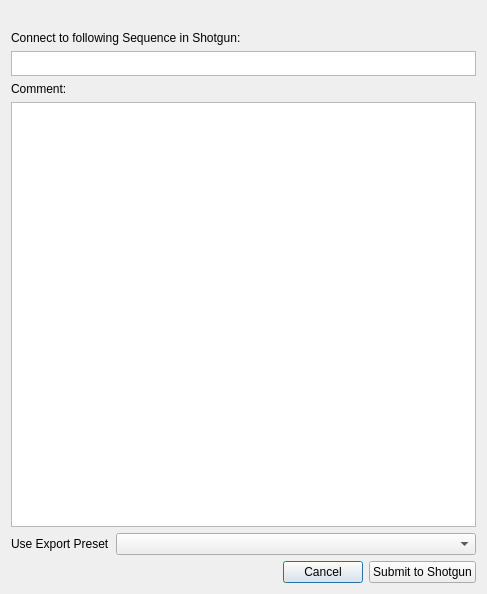
<?xml version="1.0" encoding="UTF-8"?>
<ui version="4.0">
 <class>SubmitDialog</class>
 <widget class="QDialog" name="SubmitDialog">
  <property name="geometry">
   <rect>
    <x>0</x>
    <y>0</y>
    <width>487</width>
    <height>594</height>
   </rect>
  </property>
  <property name="windowTitle">
   <string>Submit to Shotgun</string>
  </property>
  <layout class="QVBoxLayout" name="verticalLayout">
   <item>
    <widget class="QLabel" name="label_2">
     <property name="text">
      <string/>
     </property>
     <property name="pixmap">
      <pixmap resource="resources.qrc">:/tk-flame-export/ui_splash.png</pixmap>
     </property>
    </widget>
   </item>
   <item>
    <widget class="QLabel" name="label_3">
     <property name="text">
      <string>Connect to following Sequence in Shotgun:</string>
     </property>
    </widget>
   </item>
   <item>
    <widget class="QPlainTextEdit" name="shotgun_sequencename">
     <property name="minimumSize">
      <size>
       <width>0</width>
       <height>25</height>
      </size>
     </property>
     <property name="maximumSize">
      <size>
       <width>16777215</width>
       <height>25</height>
      </size>
     </property>
    </widget>
   </item>
   <item>
    <widget class="QLabel" name="label_4">
     <property name="text">
      <string>Comment:</string>
     </property>
    </widget>
   </item>
   <item>
    <widget class="QPlainTextEdit" name="comments">
     <property name="minimumSize">
      <size>
       <width>300</width>
       <height>100</height>
      </size>
     </property>
    </widget>
   </item>
   <item>
    <layout class="QHBoxLayout" name="horizontalLayout_2">
     <item>
      <widget class="QLabel" name="label">
       <property name="text">
        <string>Use Export Preset</string>
       </property>
      </widget>
     </item>
     <item>
      <widget class="QComboBox" name="export_presets">
       <property name="sizePolicy">
        <sizepolicy hsizetype="Expanding" vsizetype="Fixed">
         <horstretch>0</horstretch>
         <verstretch>0</verstretch>
        </sizepolicy>
       </property>
      </widget>
     </item>
    </layout>
   </item>
   <item>
    <layout class="QHBoxLayout" name="horizontalLayout">
     <item>
      <spacer name="horizontalSpacer">
       <property name="orientation">
        <enum>Qt::Horizontal</enum>
       </property>
       <property name="sizeHint" stdset="0">
        <size>
         <width>368</width>
         <height>20</height>
        </size>
       </property>
      </spacer>
     </item>
     <item>
      <widget class="QPushButton" name="cancel">
       <property name="text">
        <string>Cancel</string>
       </property>
      </widget>
     </item>
     <item>
      <widget class="QPushButton" name="submit">
       <property name="text">
        <string>Submit to Shotgun</string>
       </property>
      </widget>
     </item>
    </layout>
   </item>
  </layout>
 </widget>
 <resources>
  <include location="resources.qrc"/>
 </resources>
 <connections/>
</ui>
